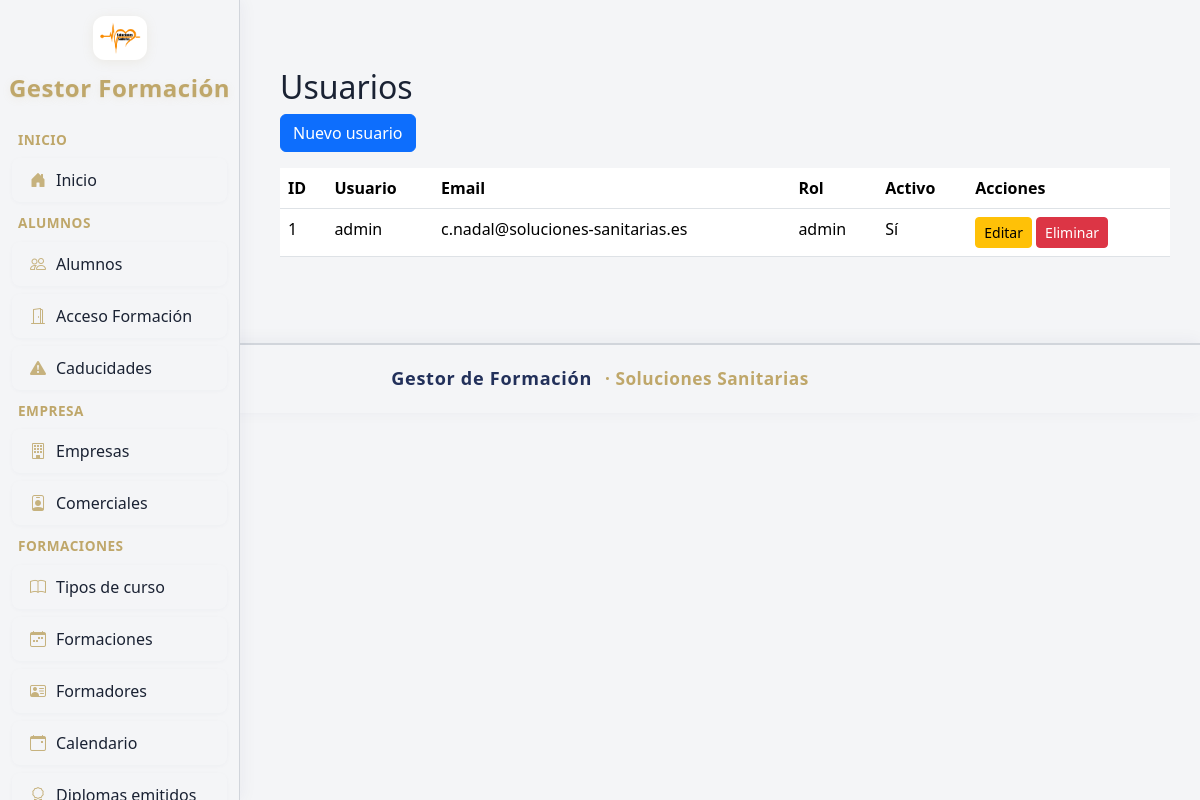
Page /configuracion/usuarios/ (signed in) on the committed database.
### mi_plataforma_formacion_app/models/user.py (models this page shows, shortened)
class User(db.Model):
    id = db.Column(db.Integer, primary_key=True)
    username = db.Column(db.String(64), unique=True, nullable=False)
    email = db.Column(db.String(120), unique=True, nullable=False)
    password_hash = db.Column(db.String(128), nullable=False)
    role = db.Column(db.String(32), default='user')
    is_active = db.Column(db.Boolean, default=True)
    @property
    def is_authenticated(self):
        return True

### mi_plataforma_formacion_app/blueprints/configuracion/usuarios_routes.py (the view)
@usuarios_bp.route('/')
@login_required
def lista_usuarios():
    usuarios = User.query.all()
    return render_template('configuracion/usuarios/lista.html', usuarios=usuarios)

### mi_plataforma_formacion_app/blueprints/alumnos/routes.py (called while the page is built)
@alumnos_bp.app_context_processor
def inject_buscar_diploma_pdf():
    return dict(buscar_diploma_pdf=buscar_diploma_pdf)

### mi_plataforma_formacion_app/templates/configuracion/usuarios/lista.html
{% extends 'base.html' %}
{% block content %}
<h2>Usuarios</h2>
<a href="{{ url_for('usuarios_bp.nuevo_usuario') }}" class="btn btn-primary mb-3">Nuevo usuario</a>
<table class="table">
    <thead>
        <tr>
            <th>ID</th>
            <th>Usuario</th>
            <th>Email</th>
            <th>Rol</th>
            <th>Activo</th>
            <th>Acciones</th>
        </tr>
    </thead>
    <tbody>
        {% for user in usuarios %}
        <tr>
            <td>{{ user.id }}</td>
            <td>{{ user.username }}</td>
            <td>{{ user.email }}</td>
            <td>{{ user.role }}</td>
            <td>{{ 'Sí' if user.is_active else 'No' }}</td>
            <td>
                <a href="{{ url_for('usuarios_bp.editar_usuario', user_id=user.id) }}" class="btn btn-sm btn-warning">Editar</a>
                <form action="{{ url_for('usuarios_bp.eliminar_usuario', user_id=user.id) }}" method="post" style="display:inline;">
                    <button type="submit" class="btn btn-sm btn-danger" onclick="return confirm('¿Seguro que quieres eliminar este usuario?');">Eliminar</button>
                </form>
            </td>
        </tr>
        {% endfor %}
    </tbody>
</table>
{% endblock %}

### mi_plataforma_formacion_app/templates/base.html (style rules this page uses)
:root { --color-sidebar-bg: #f4f5f7; --color-sidebar-border: #d1d5db; --color-sidebar-text: #1a2233; --color-sidebar-hover: #e9eaf0; --color-sidebar-active: #22305a; --color-sidebar-active-text: #fff; --color-sidebar-title: #bfa76a; --color-sidebar-icon: #bfa76a; --color-accent-gold: #bfa76a; --color-card-bg: #fff; --color-btn-gold: #bfa76a; --color-btn-navy: #22305a; }
body { font-family: 'Segoe UI', sans-serif; background-color: #f4f5f7; margin: 0; padding: 0; color: var(--color-sidebar-text); }

### rows in the picture
User: id "1", username "admin", email "c.nadal@soluciones-sanitarias.es", role "admin", is_active "Sí"
